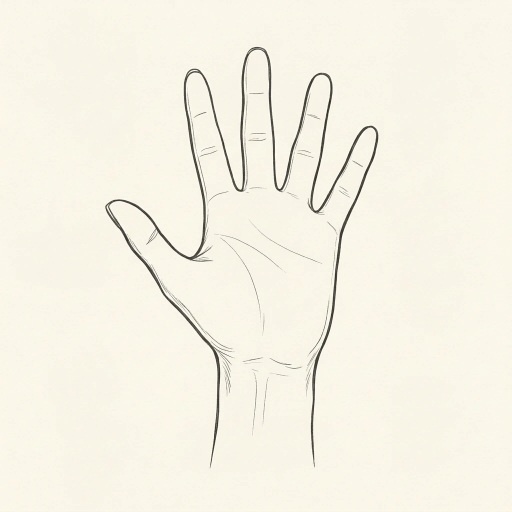
#> input picture assets-src/hand/stills/hub.webp, 1024 x 1024 px (shown at 1/2 size)
$ python -i frames.py   (imports and definitions only)
#> lines starting #> are read from the running program, lines starting #| are printed output that depends on the picture; after the words box and inside, x2 and y2 are one past the last pixel; in counts of white or black regions, pixels touching at a corner belong together
"""Turn a clip (open hand -> gesture) into 9 line-art frames with a transparent background.
usage: python3 -I frames.py clip.mp4 outdir endstill.png"""
import sys, subprocess, os, glob
from PIL import Image, ImageFilter, ImageChops
import numpy as np
# [1 line that did not run here, left out]
for f in glob.glob(out + '/raw*.png'): os.remove(f)
subprocess.run(['ffmpeg', '-loglevel', 'error', '-y', '-i', clip, out + '/raw%03d.png'], check=True)
# [1 line that did not run here, left out]
# ease-out sampling: early frames close together would waste the move; spread evenly then ease slightly
# Sample by how much the drawing has changed, so the nine frames are even steps of the movement
# (the clip holds still at both ends, which plain time-sampling would waste frames on).
# [1 line not run here, left out]
# [1 line that did not run here, left out]
# [1 line that did not run here, left out]
# [1 line that did not run here, left out]
INK = (39, 61, 53)  # site charcoal-green text colour
def cut(path, size=256):
#> called with path = 'stills/hub.webp', size = 256
    im = Image.open(path).convert('RGB'); w, h = im.size; s = min(w, h)
#> in cut, im is the input picture: PIL image 1024x1024 RGB; mean R, G, B 246.3, 242.2, 229.3
#> after `w, h = im.size`: w = 1024; h = 1024
#> after `s = min(w, h)`: s = 1024
    im = im.crop(((w - s) // 2, (h - s) // 2, (w + s) // 2, (h + s) // 2))
    g = np.asarray(im.convert('L')).astype(np.float32)
    bg = np.median(np.concatenate([g[:12].ravel(), g[-12:].ravel(), g[:, :12].ravel(), g[:, -12:].ravel()]))
#> bg = 246
    bg = max(bg, np.percentile(g, 90))
    a = np.clip((bg - 10 - g) / max(bg - 10 - 95, 1), 0, 1) ** 0.75   # ink darkness -> opacity, lifted so fine lines hold at small size
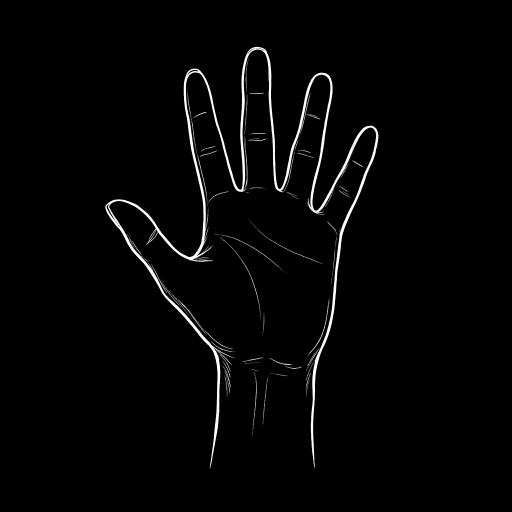
#> a: shape (1024, 1024) float32 (shown at 1/2 size); min 0, max 1, mean 0.02
    # fade lines out near the frame edge so a wrist that reaches the edge ends softly
    yy, xx = np.mgrid[0:s, 0:s]; d = np.minimum.reduce([xx, yy, s - 1 - xx, s - 1 - yy]) / (s * 0.10)
    a *= np.clip(d, 0, 1)
#> a: shape (1024, 1024) float32; 0.03% of pixels changed, all inside (x1, y1, x2, y2) = (419, 93, 630, 937)
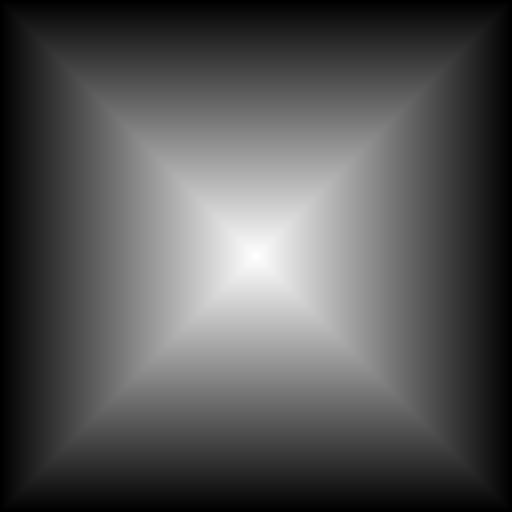
#> d: shape (1024, 1024) float64 (shown at 1/2 size); min 0, max 4.99, mean 1.66; drawn with min black and max white
    top = np.percentile(a[a > 0.05], 97) if (a > 0.05).sum() > 50 else 1
#> top = 1
    a = np.clip(a / max(top, 0.3), 0, 1)   # every frame reaches full ink strength
    rgba = np.dstack([np.full_like(g, INK[0]), np.full_like(g, INK[1]), np.full_like(g, INK[2]), a * 255]).astype(np.uint8)
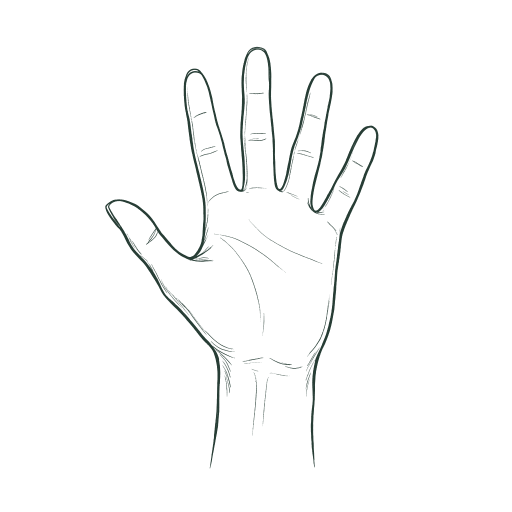
#> rgba: shape (1024, 1024, 4) (shown at 1/2 size); mean of channels 0, 1, 2, 3 39, 61, 53, 5.1; transparent parts drawn white
    return Image.fromarray(rgba, 'RGBA').resize((size, size), Image.LANCZOS)
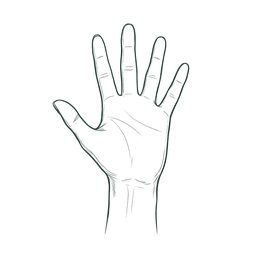
#> returned value: PIL image 256x256 RGBA; mean R, G, B, A 2.6, 4.6, 3.9, 5.4; transparent parts drawn white
# [1 line that did not run here, left out]
# [1 line that did not run here, left out]
# [3 lines not run here, left out]

>>> result = cut('stills/hub.webp')

$ run again, on assets-src/hand/stills/fist.webp
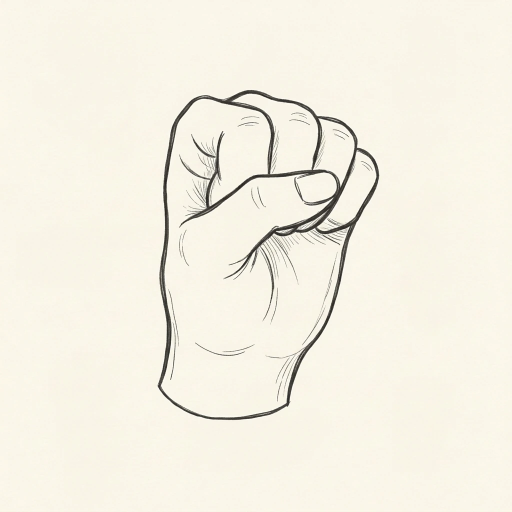
#> input picture assets-src/hand/stills/fist.webp, 1024 x 1024 px (shown at 1/2 size)
#> in cut, im is the input picture: PIL image 1024x1024 RGB; mean R, G, B 244.6, 240.6, 228
#> bg = 246
#> in cut, `a = np.clip((bg - 10 - g) / max(bg - 10 - 95, 1), 0, 1) ** 0.75`:
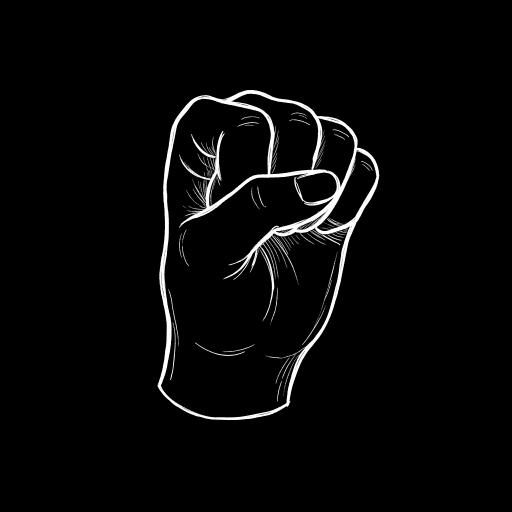
#> a: shape (1024, 1024) float32 (shown at 1/2 size); min 0, max 1, mean 0.0291
#> top = 1
#> in cut, `return Image.fromarray(rgba, 'RGBA').resize((size, size), Image.LANCZOS)`:
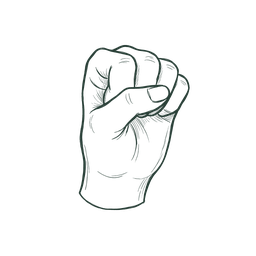
#> returned value: PIL image 256x256 RGBA; mean R, G, B, A 2.9, 5.1, 4.3, 7.6; transparent parts drawn white

$ run again, on assets-src/hand/stills/ok.webp
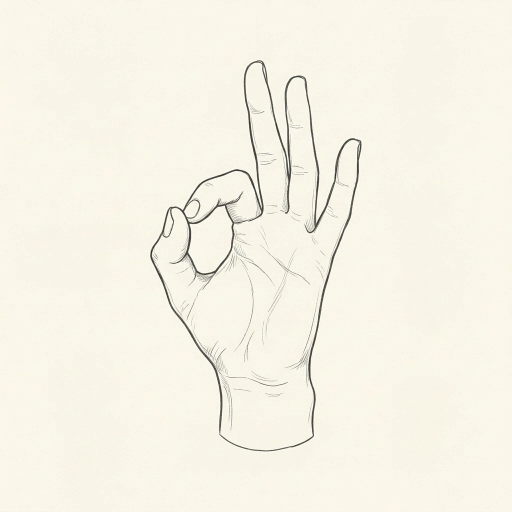
#> input picture assets-src/hand/stills/ok.webp, 1024 x 1024 px (shown at 1/2 size)
#> in cut, im is the input picture: PIL image 1024x1024 RGB; mean R, G, B 247, 243, 230.2
#> bg = 246
#> in cut, `a = np.clip((bg - 10 - g) / max(bg - 10 - 95, 1), 0, 1) ** 0.75`:
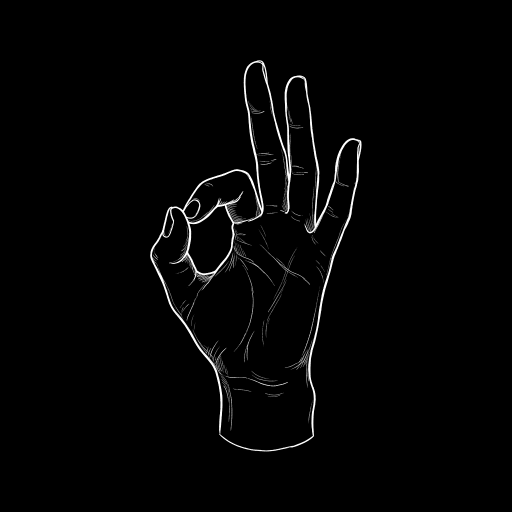
#> a: shape (1024, 1024) float32 (shown at 1/2 size); min 0, max 1, mean 0.0166
#> top = 1
#> in cut, `return Image.fromarray(rgba, 'RGBA').resize((size, size), Image.LANCZOS)`:
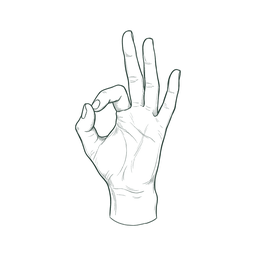
#> returned value: PIL image 256x256 RGBA; mean R, G, B, A 2.6, 4.4, 3.8, 4.6; transparent parts drawn white

$ run again, on assets-src/hand/stills/palm.webp
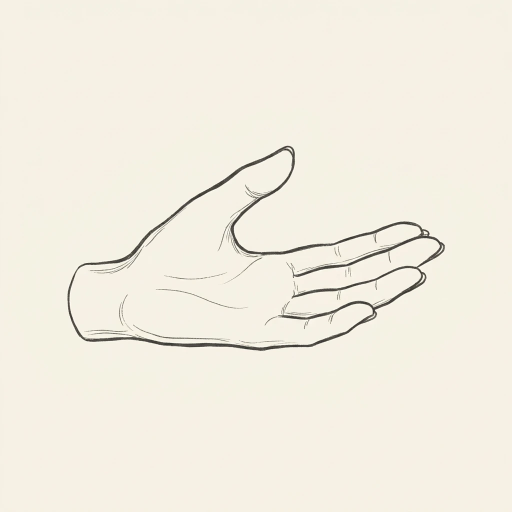
#> input picture assets-src/hand/stills/palm.webp, 1024 x 1024 px (shown at 1/2 size)
#> in cut, im is the input picture: PIL image 1024x1024 RGB; mean R, G, B 242.7, 238.1, 225.9
#> bg = 241
#> in cut, `a = np.clip((bg - 10 - g) / max(bg - 10 - 95, 1), 0, 1) ** 0.75`:
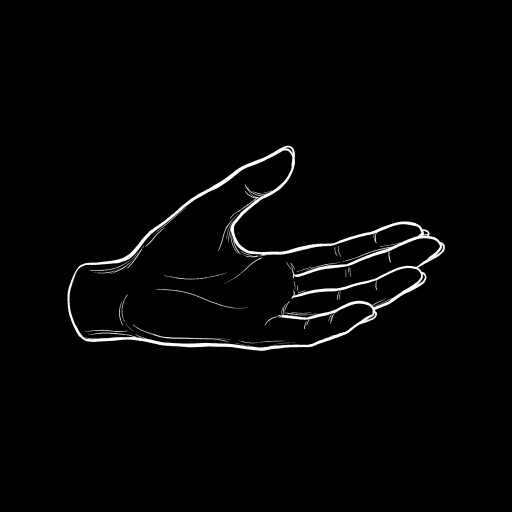
#> a: shape (1024, 1024) float32 (shown at 1/2 size); min 0, max 1, mean 0.0191
#> top = 1
#> in cut, `return Image.fromarray(rgba, 'RGBA').resize((size, size), Image.LANCZOS)`:
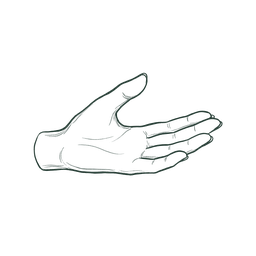
#> returned value: PIL image 256x256 RGBA; mean R, G, B, A 2.1, 3.8, 3.2, 5.1; transparent parts drawn white
